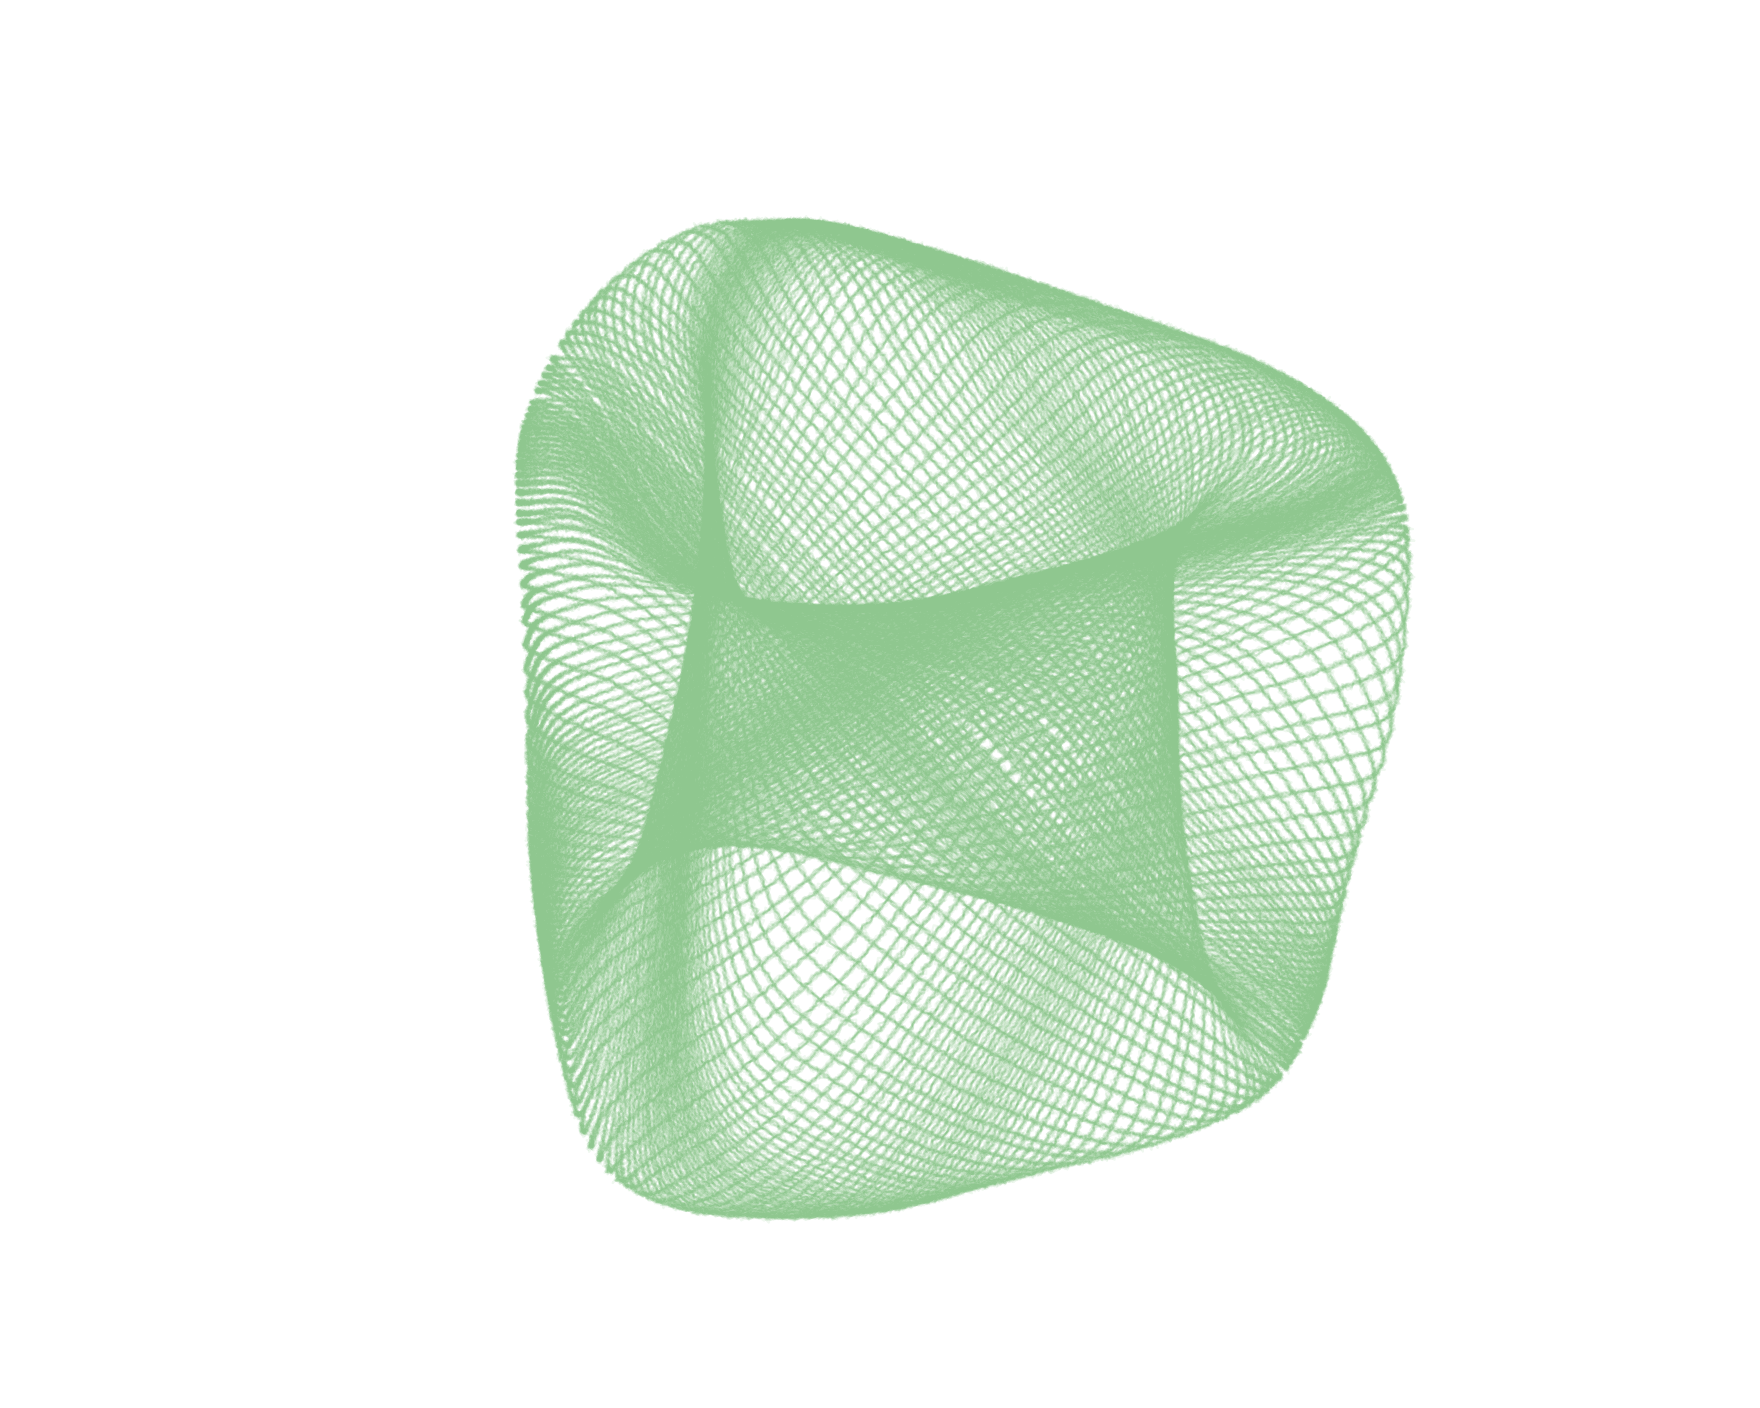

Source code (Python):
"""
gCTLN quasiperiodic torus pipeline (single file).

Idea:
  Two CTLN 3-cycles ("triads") with detuned natural frequencies (via
  different effective time constants), weakly cross-coupled. In the
  quasiperiodic regime (winner-take-all -> antiphase -> QUASIPERIODIC
  -> synchronization), the 6-dim reservoir state traces a 2-torus.
  PCA down to the top 3 principal components reveals that torus as an
  embedded 3D surface -- no target curve is ever fit; the shape is a
  property of the dynamics, the readout is just a linear window onto it.

Pipeline stages:
  1. build_W        - construct the 6x6 competitive weight matrix for
                       two 3-cycles + symmetric cross-inhibition
  2. simulate        - forward-Euler CTLN dynamics, tau per-node
  3. sweep           - scan cross-coupling strength eps_cross, score
                       each run by (freq-ratio rationality) x (torus
                       fatness from PCA eigenvalues)
  4. render          - long run at best eps_cross, PCA -> 3D, multi-
                       stroke white-on-black rendering, save PNG
"""

from fractions import Fraction

import matplotlib
import numpy as np

matplotlib.use("Agg")
import matplotlib.pyplot as plt


# ----------------------------------------------------------------------
# 1. Topology: two 3-cycles + symmetric weak cross-coupling
# ----------------------------------------------------------------------
# NOTE on parameters: a CTLN 3-cycle only has a stable oscillating limit
# cycle (rather than collapsing to the symmetric interior fixed point,
# or to silence) when 0 < delta < eps/(1+eps). Detuning the two triads'
# frequencies is done via *different delta per triad* (each triad is
# its own independently-tuned oscillator), NOT via a per-block time
# constant -- a shared forward-Euler dt applied at two different
# effective step sizes (dt/tau) changes discretization behavior enough
# to knock one triad out of its oscillating basin. Different delta is
# both more robust and more principled: two structurally distinct
# 3-cycles, each independently oscillating at its own natural rate.
def _triad_block(eps, delta):
    """Standard 3x3 CTLN competitive block for a single 3-cycle 0->1->2->0."""
    Wb = np.full((3, 3), -1.0 - eps)
    np.fill_diagonal(Wb, 0.0)
    for j, i in [(0, 1), (1, 2), (2, 0)]:
        Wb[i, j] = -1.0 + delta
    return Wb


def build_W(eps=0.25, delta_A=0.1, delta_B=0.05, eps_cross=0.0):
    """6x6 competitive weight matrix, block-diagonal at eps_cross=0 (two
    fully independent 3-cycles). eps_cross is the *only* source of
    cross-triad coupling -- it symmetrically inhibits every A node from
    every B node and vice versa, going from decoupled (0) up through
    winner-take-all as it grows, matching the bifurcation sequence
    winner-take-all -> antiphase -> quasiperiodic -> synchronization."""
    W = np.zeros((6, 6))
    W[0:3, 0:3] = _triad_block(eps, delta_A)
    W[3:6, 3:6] = _triad_block(eps, delta_B)
    W[0:3, 3:6] = -eps_cross
    W[3:6, 0:3] = -eps_cross
    return W


# ----------------------------------------------------------------------
# 2. Dynamics: dx/dt = -x + relu(Wx + theta)
# ----------------------------------------------------------------------
def simulate(W, theta=1.0, dt=0.02, n_steps=40000, x0=None, seed=0):
    n = W.shape[0]
    if x0 is None:
        # asymmetric init: symmetric/uniform starts can land exactly on
        # the (unstable but numerically sticky) interior fixed point
        rng = np.random.default_rng(seed)
        base = np.array([0.3, 0.1, 0.02])
        x = np.concatenate([base, base]) * rng.uniform(0.8, 1.2, size=n)
    else:
        x = x0.copy()
    traj = np.empty((n_steps, n))
    for t in range(n_steps):
        drive = W @ x + theta
        x = x + dt * (-x + np.maximum(drive, 0.0))
        traj[t] = x
    return traj


# ----------------------------------------------------------------------
# 3. Sweep cross-coupling: score by freq-ratio rationality x fatness
# ----------------------------------------------------------------------
def dominant_freq(signal, dt):
    signal = signal - signal.mean()
    spec = np.abs(np.fft.rfft(signal))
    freqs = np.fft.rfftfreq(len(signal), d=dt)
    spec[0] = 0.0  # kill DC
    return freqs[np.argmax(spec)]


def score_run(traj, dt, burn):
    x = traj[burn:]
    yA = x[:, 0] + x[:, 1] + x[:, 2]
    yB = x[:, 3] + x[:, 4] + x[:, 5]
    fA, fB = dominant_freq(yA, dt), dominant_freq(yB, dt)
    if fA == 0 or fB == 0:
        return -np.inf, None
    ratio = fA / fB
    frac = Fraction(ratio).limit_denominator(6)
    rational_err = abs(ratio - float(frac))

    Xc = x - x.mean(axis=0)
    cov = Xc.T @ Xc / len(Xc)
    eigvals = np.sort(np.linalg.eigvalsh(cov))[::-1]
    fatness = eigvals[1] / (eigvals[0] + 1e-12)  # 2nd/1st PCA eigenvalue

    score = fatness - 4.0 * rational_err
    info = dict(
        fA=fA,
        fB=fB,
        ratio=ratio,
        frac=frac,
        rational_err=rational_err,
        fatness=fatness,
        eigvals=eigvals,
    )
    return score, info


def sweep(
    eps_cross_values, delta_A=0.06, delta_B=0.07, dt=0.02, n_steps=20000, burn=8000
):
    results = []
    for ec in eps_cross_values:
        W = build_W(delta_A=delta_A, delta_B=delta_B, eps_cross=ec)
        traj = simulate(W, dt=dt, n_steps=n_steps, seed=1)
        s, info = score_run(traj, dt, burn)
        results.append((ec, s, info))
    return results


# ----------------------------------------------------------------------
# 4. Render: long run at best eps_cross -> PCA(3) -> torus figure
# ----------------------------------------------------------------------
def render_torus(
    eps_cross,
    delta_A=0.06,
    delta_B=0.07,
    dt=0.02,
    n_steps=200000,
    burn=20000,
    elev=15,
    azim=-25,
    roll=225,
    transparent=True,
    stroke_color="green",
    outpath="oscillon_torus.png",
):
    W = build_W(delta_A=delta_A, delta_B=delta_B, eps_cross=eps_cross)
    traj = simulate(W, dt=dt, n_steps=n_steps, seed=2)
    X = traj[burn:]

    Xc = X - X.mean(axis=0)
    U, S, Vt = np.linalg.svd(Xc, full_matrices=False)
    P = Xc @ Vt[:3].T  # top-3 PCA coordinates, shape (T, 3)
    P = P / np.max(np.linalg.norm(P, axis=1))  # normalize to unit scale

    bg = "none" if transparent else "black"
    fig = plt.figure(figsize=(8, 6.4), facecolor=bg)
    ax = fig.add_subplot(111, projection="3d")
    ax.set_facecolor(bg)
    if transparent:
        # the 3D panes (the box walls) default to an opaque light fill
        # even when the figure/axes facecolor is transparent -- each
        # pane's fill must be zeroed out individually
        for pane in (ax.xaxis.pane, ax.yaxis.pane, ax.zaxis.pane):
            pane.set_alpha(0.0)

    # multi-stroke rendering: several overlapping thin, low-alpha passes
    # with tiny jitter reproduces the "hand-scratched" photographic look
    rng = np.random.default_rng(0)
    n_strokes = 10
    stride = 2
    for k in range(n_strokes):
        jitter = rng.normal(scale=0.003, size=P.shape)
        Pk = P[::stride] + jitter[::stride]
        ax.plot(
            Pk[:, 0], Pk[:, 1], Pk[:, 2], color=stroke_color, linewidth=0.7, alpha=0.06
        )

    ax.set_axis_off()
    # roll spins the image about the camera's own forward/viewing axis --
    # pure rendering convention, carries no dynamical meaning (unlike
    # elev/azim, which do change which physical direction you're viewing
    # the trajectory from).
    ax.view_init(elev=elev, azim=azim, roll=roll)
    ax.set_box_aspect([1, 1, 1])
    ax.set_xlim(-0.7, 0.7)
    ax.set_ylim(-0.7, 0.7)
    ax.set_zlim(-0.7, 0.7)
    plt.tight_layout()
    fig.savefig(outpath, dpi=220, facecolor=bg, transparent=transparent)
    plt.close(fig)
    return outpath, P


if __name__ == "__main__":
    eps_values = np.linspace(0.0, 0.75, 25)
    results = sweep(eps_values)

    print(
        f"{'eps_cross':>10} {'fA':>7} {'fB':>7} {'ratio':>7} {'~frac':>7} {'err':>7} {'fatness':>8} {'score':>8}"
    )
    best = (-np.inf, None, None)
    for ec, s, info in results:
        if info is None:
            continue
        print(
            f"{ec:10.3f} {info['fA']:7.3f} {info['fB']:7.3f} "
            f"{info['ratio']:7.3f} {info['frac']!s:>7} "
            f"{info['rational_err']:7.3f} {info['fatness']:8.3f} {s:8.3f}"
        )
        if s > best[0]:
            best = (s, ec, info)

    best_score, best_ec, best_info = best
    print(
        f"\nbest eps_cross = {best_ec:.3f}  "
        f"(freq ratio {best_info['ratio']:.3f} ~ {best_info['frac']}, "
        f"fatness {best_info['fatness']:.3f}, score {best_score:.3f})"
    )

    outpath, P = render_torus(best_ec)
    print(f"saved: {outpath}")
